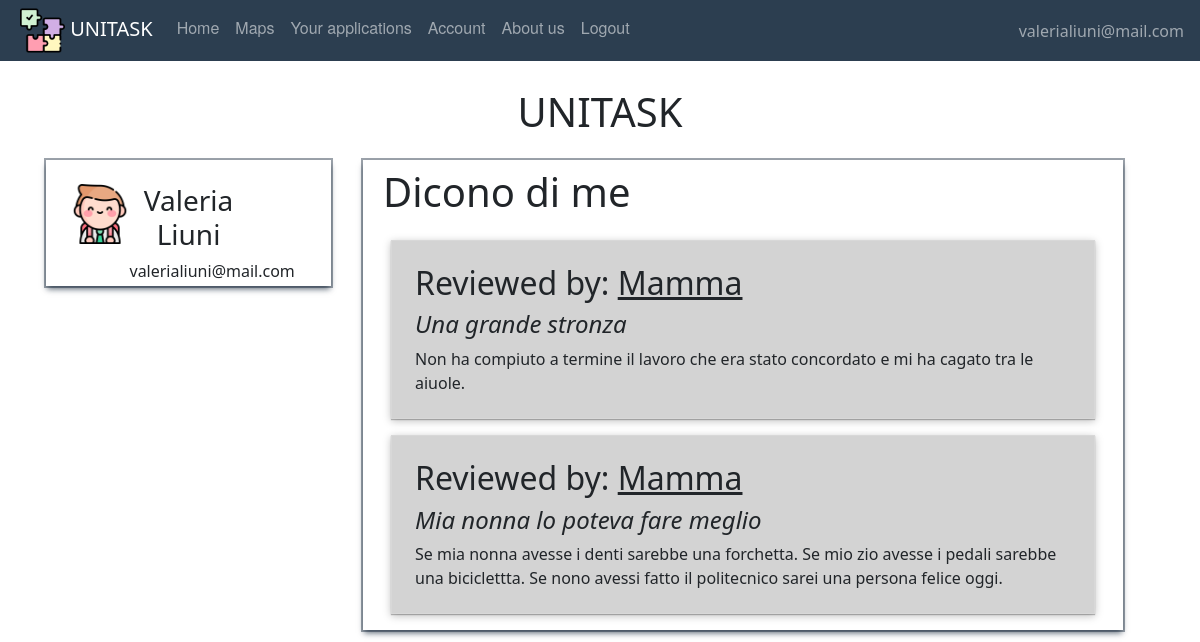
Page /account (signed in) on the earlier database version.
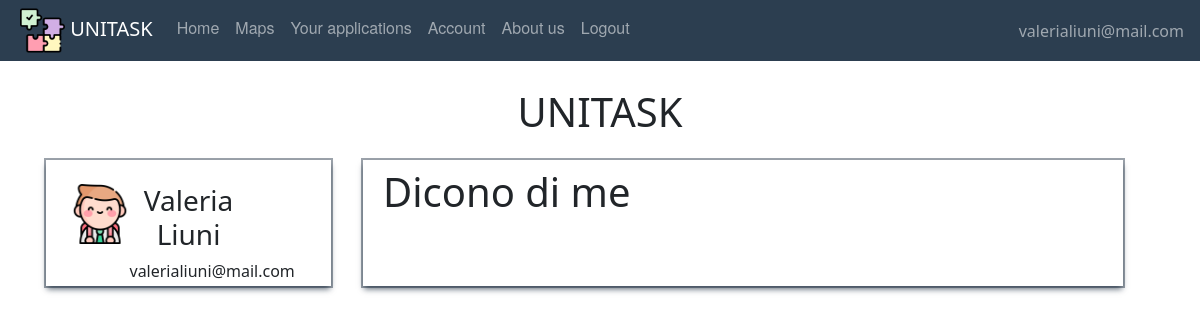
Same page on the later database version.
### website/models.py (models this page shows)
class User(db.Model, UserMixin):
    id = db.Column(db.Integer, primary_key=True)
    email = db.Column(db.String(150), unique=True)
    password = db.Column(db.String(150))
    first_name = db.Column(db.String(150))
    surname = db.Column(db.String(150))
    type = db.Column(db.String(20))
    reviewsposted = db.relationship('Review', foreign_keys='Review.id_reviewer',
                                    backref='author')
    reviewsreceived = db.relationship('Review', foreign_keys='Review.id_reviewed',
                                      backref='received')
    __mapper_args__ = {
        'polymorphic_on': type,
        'polymorphic_identity': 'user',
    }

class Review(db.Model, UserMixin):
    id = db.Column(db.Integer, primary_key=True)
    title = db.Column(db.String(150))
    text = db.Column(db.String(150))
    date = db.Column(db.DateTime(timezone=True), default=func.now)
    id_reviewer = db.Column(db.Integer, db.ForeignKey('user.id'))
    id_reviewed = db.Column(db.Integer, db.ForeignKey('user.id'))
    task_id = db.Column(db.Integer, db.ForeignKey('offer.id'))

### website/views.py (the view)
@views.route('/account')
def account():
    return render_template("User/account.html", user=current_user)

### website/__init__.py (called while the page is built)
def create_app():
    app = Flask(__name__)
    app.config['SECRET_KEY'] = 'atrebunfigoassurdo'
    app.config['SQLALCHEMY_DATABASE_URI'] = 'sqlite:///'+ DB_NAME
    db.init_app(app)
    from .views import views  # We imported the name of the blueprint
    from .auth import auth
    app.register_blueprint(views, url_prefix="/")  # Stiamo dicendo come sono definite le pagine e dove sono
    app.register_blueprint(auth, url_prefix="/")
    from .models import User, Offer, Adult, Student
    create_database(app)
    login_manager = LoginManager()
    login_manager.login_view = 'auth.login'  # dove vogliamo mandare l'user se non loggato
    login_manager.init_app(app)
    @login_manager.user_loader
    def load_user(id):
        return User.query.get(int(id))
    return app

### website/templates/User/account.html (shortened to what this page needs)
{% extends "base.html" %} {% block title %}Personal settings{% endblock %} {% block content%}
     <br />
    <h1 align = "center">UNITASK</h1>
    <div class="container">
    <div class="row">
        <div align="center" class="col-3 profile-box m-3 p-4">
            <div class="row">
                <div class="col-2">
                 {% if user.type=='student'%}
                            <img align="left" width="60" height="60" alt="usertype" src="/static/images/pic/student.png"/>
                    {% endif %}
            </div>
                <div class="col-8">
                    <h3 class="px-2">{{user.first_name}} {{ user.surname }}</h3>
                    <p class="px-3">{{ user.email }}</p>
                    </div>
            </div>
        </div>
        <div  class="col-8 reviews-box m-3">
<h1 align="left" class="p-2">Dicono di me </h1>
        {% for recens in user.reviewsreceived %}
            <div class="box-review">
                <h2>Reviewed by: <span class="review-author"> {{recens.author.first_name }}</span></h2>
                <h4 class="review-title">{{ recens.title }}</h4>
                {{ recens.text }}
            </div>
          {% endfor %}
        </div>
    </div>
    </div>
{% endblock %}

### website/templates/base.html (shortened to what this page needs)
<!DOCTYPE html>
<html lang="">
  <head>
      <link href="/static/css/style.css" rel="stylesheet">
      <link href="https://cdn.jsdelivr.net/npm/bootstrap@5.0.2/dist/css/bootstrap.min.css" rel="stylesheet">
  </head>
  <body>
  <nav class="navbar fixed-top navbar-expand-lg navbar-dark">
    <ul class="navbar-nav mr-auto">
    <li>
    <a style="padding-left:1em;" class="navbar-brand" href="#">
        <img src="/static/images/pic/puzzle.png" width="45" height="45"/>
        UNITASK
    </a></li>
            {% if user.is_authenticated %}
                {% if user.type=='adult' %}
                    <li class="nav-item"><a class="nav-link" id="home" href="/">Home</a></li>
                    <li class="nav-item"><a class="nav-link" id="posttask" href="/posttask">Post a Task</a></li>
                    <li class="nav-item"><a class="nav-link" id="offer" href="/taskpending">Task Pending</a></li>
                    <li class="nav-item"><a class="nav-link" id="account" href="/account">Account</a></li>
                    <li class="nav-item"><a class="nav-link" id="aboutus" href="/about_us">About us</a></li>
                    <li class="nav-item"><a class="nav-link" id="logout" href="/logout">Logout</a></li>
                    {% elif user.type=='student' %}
                    <li class="nav-item"><a class="nav-link" id="offer" href="/offer">Home</a></li>
                    <li class="nav-item"><a class="nav-link" id="maps" href="/maps">Maps</a>
                    <li class="nav-item"><a class="nav-link" id="applications" href="/listapplications">Your applications</a></li>
                    <li class="nav-item"><a class="nav-link" id="account" href="/account">Account</a></li>
                    <li class="nav-item"><a class="nav-link" id="aboutus" href="/about_us">About us</a></li>
                    <li class="nav-item"><a class="nav-link" id="logout" href="/logout">Logout</a></li>
                    {% endif %}
                </ul>
                <ul class="navbar-nav ms-auto">
                <li class="nav-item">
                    <span style="padding-right:1em;" class="navbar-text d-flex justify-content-end">
                     {{ user.email}}
                       </span>
                </li>
                </ul>
                    {% else %}
                <li class="nav-item"><a class="nav-link" id="sign_up" href="/sign_up">Signup</a></li>
                <li class="nav-item"><a class="nav-link" id="login" href="/login">Login</a>
                <li class="nav-item"> <a class="nav-link" id="aboutus" href="/about_us">About us</a></li>
            {% endif %}
</nav>
    {% block content %}
    {% endblock %}
  </body>
</html>

### website/static/css/style.css (style rules this page uses)
body { padding-top:4em; }
.navbar { list-style-type: none; margin: 0; padding: 0; overflow: hidden; background-color: #2c3e50; }
.nav-link { display: block; color: white; text-align: center; padding: 14px 16px; text-decoration: none; font-family: "Helvetica Neue", Helvetica, Arial, sans-serif; }
.profile-box { max-height:126px; box-shadow: rgba(6, 24, 44, 0.4) 0px 0px 0px 2px, rgba(6, 24, 44, 0.65) 0px 4px 6px -1px, rgba(255, 255, 255, 0.08) 0px 1px 0px inset; }
.reviews-box { box-shadow: rgba(6, 24, 44, 0.4) 0px 0px 0px 2px, rgba(6, 24, 44, 0.65) 0px 4px 6px -1px, rgba(255, 255, 255, 0.08) 0px 1px 0px inset; }

Differences in the rows shown:
removed Review: author.first_name "Mamma", title "Una grande stronza", text "Non ha compiuto a termine il lavoro che era stato concordato e mi ha cagato tra le aiuole."
removed Review: author.first_name "Mamma", title "Mia nonna lo poteva fare meglio", text "Se mia nonna avesse i denti sarebbe una forchetta. Se mio zio avesse i pedali sarebbe una biciclettta. Se nono avessi fatto il politecnico sarei una persona felice oggi."
